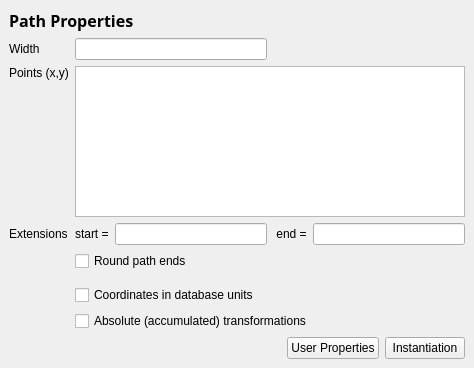
<ui version="4.0" >
 <class>PathPropertiesPage</class>
 <widget class="QWidget" name="PathPropertiesPage" >
  <property name="geometry" >
   <rect>
    <x>0</x>
    <y>0</y>
    <width>474</width>
    <height>368</height>
   </rect>
  </property>
  <property name="windowTitle" >
   <string>Form</string>
  </property>
  <layout class="QGridLayout" >
   <property name="margin" >
    <number>9</number>
   </property>
   <property name="spacing" >
    <number>6</number>
   </property>
   <item row="3" column="1" colspan="2" >
    <widget class="QFrame" name="frame_2" >
     <property name="frameShape" >
      <enum>QFrame::NoFrame</enum>
     </property>
     <property name="frameShadow" >
      <enum>QFrame::Raised</enum>
     </property>
     <layout class="QHBoxLayout" >
      <property name="margin" >
       <number>0</number>
      </property>
      <property name="spacing" >
       <number>6</number>
      </property>
      <item>
       <widget class="QLabel" name="label_6" >
        <property name="text" >
         <string>start =</string>
        </property>
       </widget>
      </item>
      <item>
       <widget class="QLineEdit" name="start_ext_le" >
        <property name="sizePolicy" >
         <sizepolicy>
          <hsizetype>7</hsizetype>
          <vsizetype>0</vsizetype>
          <horstretch>1</horstretch>
          <verstretch>0</verstretch>
         </sizepolicy>
        </property>
       </widget>
      </item>
      <item>
       <widget class="QLabel" name="label_8" >
        <property name="text" >
         <string> end =</string>
        </property>
       </widget>
      </item>
      <item>
       <widget class="QLineEdit" name="end_ext_le" >
        <property name="sizePolicy" >
         <sizepolicy>
          <hsizetype>7</hsizetype>
          <vsizetype>0</vsizetype>
          <horstretch>1</horstretch>
          <verstretch>0</verstretch>
         </sizepolicy>
        </property>
       </widget>
      </item>
     </layout>
    </widget>
   </item>
   <item row="7" column="1" colspan="2" >
    <widget class="QCheckBox" name="abs_cb" >
     <property name="text" >
      <string>Absolute (accumulated) transformations</string>
     </property>
    </widget>
   </item>
   <item row="6" column="1" colspan="2" >
    <widget class="QCheckBox" name="dbu_cb" >
     <property name="text" >
      <string>Coordinates in database units</string>
     </property>
    </widget>
   </item>
   <item row="8" column="0" colspan="3" >
    <widget class="QFrame" name="frame" >
     <property name="frameShape" >
      <enum>QFrame::NoFrame</enum>
     </property>
     <property name="frameShadow" >
      <enum>QFrame::Raised</enum>
     </property>
     <layout class="QHBoxLayout" >
      <property name="margin" >
       <number>0</number>
      </property>
      <property name="spacing" >
       <number>6</number>
      </property>
      <item>
       <spacer>
        <property name="orientation" >
         <enum>Qt::Horizontal</enum>
        </property>
        <property name="sizeHint" >
         <size>
          <width>211</width>
          <height>20</height>
         </size>
        </property>
       </spacer>
      </item>
      <item>
       <widget class="QPushButton" name="prop_pb" >
        <property name="text" >
         <string>User Properties</string>
        </property>
       </widget>
      </item>
      <item>
       <widget class="QPushButton" name="inst_pb" >
        <property name="text" >
         <string>Instantiation</string>
        </property>
       </widget>
      </item>
     </layout>
    </widget>
   </item>
   <item row="2" column="1" colspan="2" >
    <widget class="QTextEdit" name="ptlist_le" >
     <property name="sizePolicy" >
      <sizepolicy>
       <hsizetype>7</hsizetype>
       <vsizetype>7</vsizetype>
       <horstretch>1</horstretch>
       <verstretch>0</verstretch>
      </sizepolicy>
     </property>
     <property name="lineWidth" >
      <number>2</number>
     </property>
     <property name="tabStopWidth" >
      <number>100</number>
     </property>
    </widget>
   </item>
   <item row="5" column="0" colspan="3" >
    <spacer>
     <property name="orientation" >
      <enum>Qt::Vertical</enum>
     </property>
     <property name="sizeType" >
      <enum>QSizePolicy::Fixed</enum>
     </property>
     <property name="sizeHint" >
      <size>
       <width>451</width>
       <height>8</height>
      </size>
     </property>
    </spacer>
   </item>
   <item row="1" column="2" >
    <spacer>
     <property name="orientation" >
      <enum>Qt::Horizontal</enum>
     </property>
     <property name="sizeHint" >
      <size>
       <width>135</width>
       <height>20</height>
      </size>
     </property>
    </spacer>
   </item>
   <item row="3" column="0" >
    <widget class="QLabel" name="label" >
     <property name="text" >
      <string>Extensions</string>
     </property>
    </widget>
   </item>
   <item row="1" column="1" >
    <widget class="QLineEdit" name="width_le" >
     <property name="sizePolicy" >
      <sizepolicy>
       <hsizetype>7</hsizetype>
       <vsizetype>0</vsizetype>
       <horstretch>0</horstretch>
       <verstretch>0</verstretch>
      </sizepolicy>
     </property>
    </widget>
   </item>
   <item row="2" column="0" >
    <widget class="QLabel" name="label_3" >
     <property name="text" >
      <string>Points (x,y)</string>
     </property>
     <property name="alignment" >
      <set>Qt::AlignLeading|Qt::AlignLeft|Qt::AlignTop</set>
     </property>
    </widget>
   </item>
   <item row="1" column="0" >
    <widget class="QLabel" name="label_2" >
     <property name="text" >
      <string>Width</string>
     </property>
    </widget>
   </item>
   <item row="0" column="0" colspan="3" >
    <widget class="QFrame" name="frame" >
     <property name="frameShape" >
      <enum>QFrame::NoFrame</enum>
     </property>
     <property name="frameShadow" >
      <enum>QFrame::Raised</enum>
     </property>
     <layout class="QHBoxLayout" >
      <property name="margin" >
       <number>0</number>
      </property>
      <property name="spacing" >
       <number>6</number>
      </property>
      <item>
       <widget class="QLabel" name="label_12" >
        <property name="font" >
         <font>
          <family>Sans Serif</family>
          <pointsize>12</pointsize>
          <weight>75</weight>
          <italic>false</italic>
          <bold>true</bold>
          <underline>false</underline>
          <strikeout>false</strikeout>
         </font>
        </property>
        <property name="text" >
         <string>Path Properties</string>
        </property>
       </widget>
      </item>
      <item>
       <widget class="QLabel" name="layer_lbl" >
        <property name="sizePolicy" >
         <sizepolicy>
          <hsizetype>7</hsizetype>
          <vsizetype>5</vsizetype>
          <horstretch>0</horstretch>
          <verstretch>0</verstretch>
         </sizepolicy>
        </property>
        <property name="text" >
         <string/>
        </property>
        <property name="alignment" >
         <set>Qt::AlignRight|Qt::AlignTrailing|Qt::AlignVCenter</set>
        </property>
       </widget>
      </item>
     </layout>
    </widget>
   </item>
   <item row="4" column="1" >
    <widget class="QCheckBox" name="round_cb" >
     <property name="text" >
      <string>Round path ends</string>
     </property>
    </widget>
   </item>
  </layout>
 </widget>
 <tabstops>
  <tabstop>width_le</tabstop>
  <tabstop>ptlist_le</tabstop>
  <tabstop>start_ext_le</tabstop>
  <tabstop>end_ext_le</tabstop>
  <tabstop>round_cb</tabstop>
  <tabstop>dbu_cb</tabstop>
  <tabstop>abs_cb</tabstop>
  <tabstop>prop_pb</tabstop>
  <tabstop>inst_pb</tabstop>
 </tabstops>
 <resources/>
 <connections/>
</ui>
